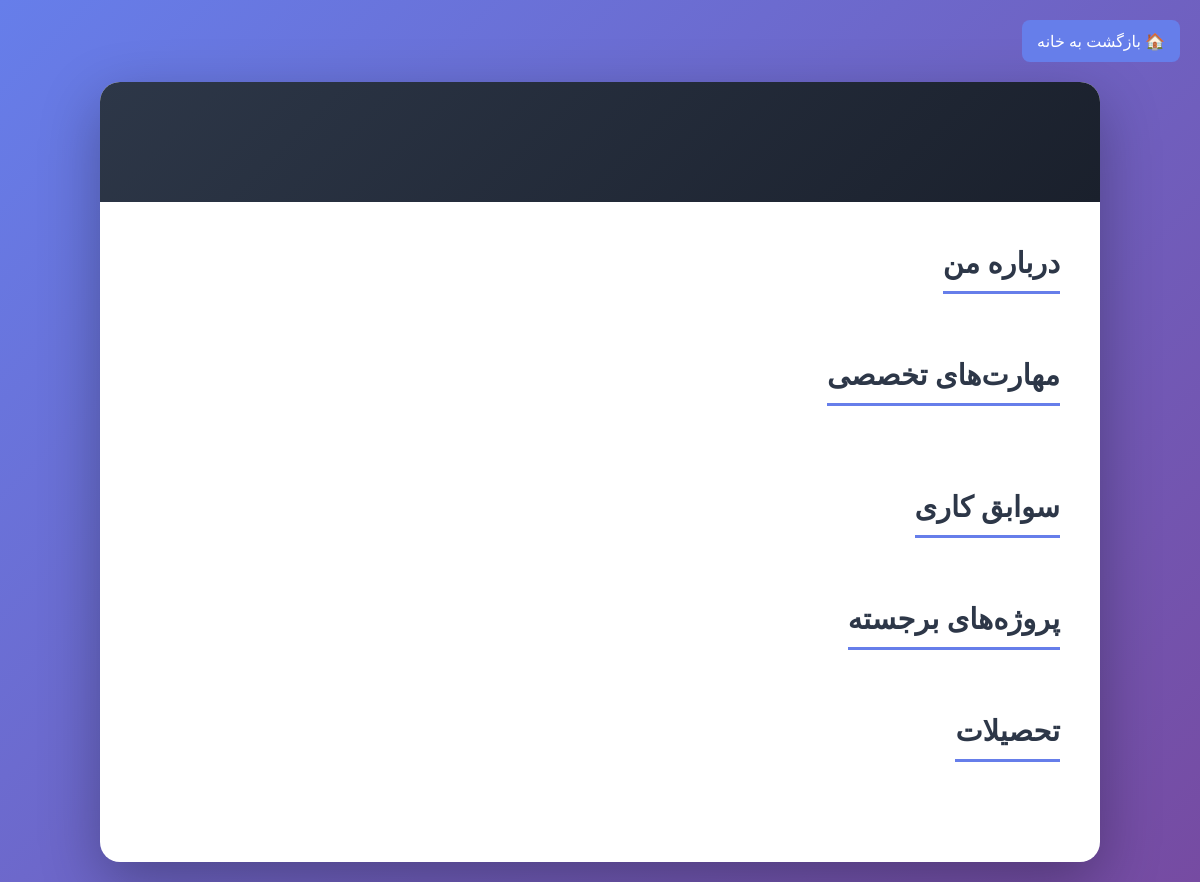
The page /resume/ on the database as committed earlier.
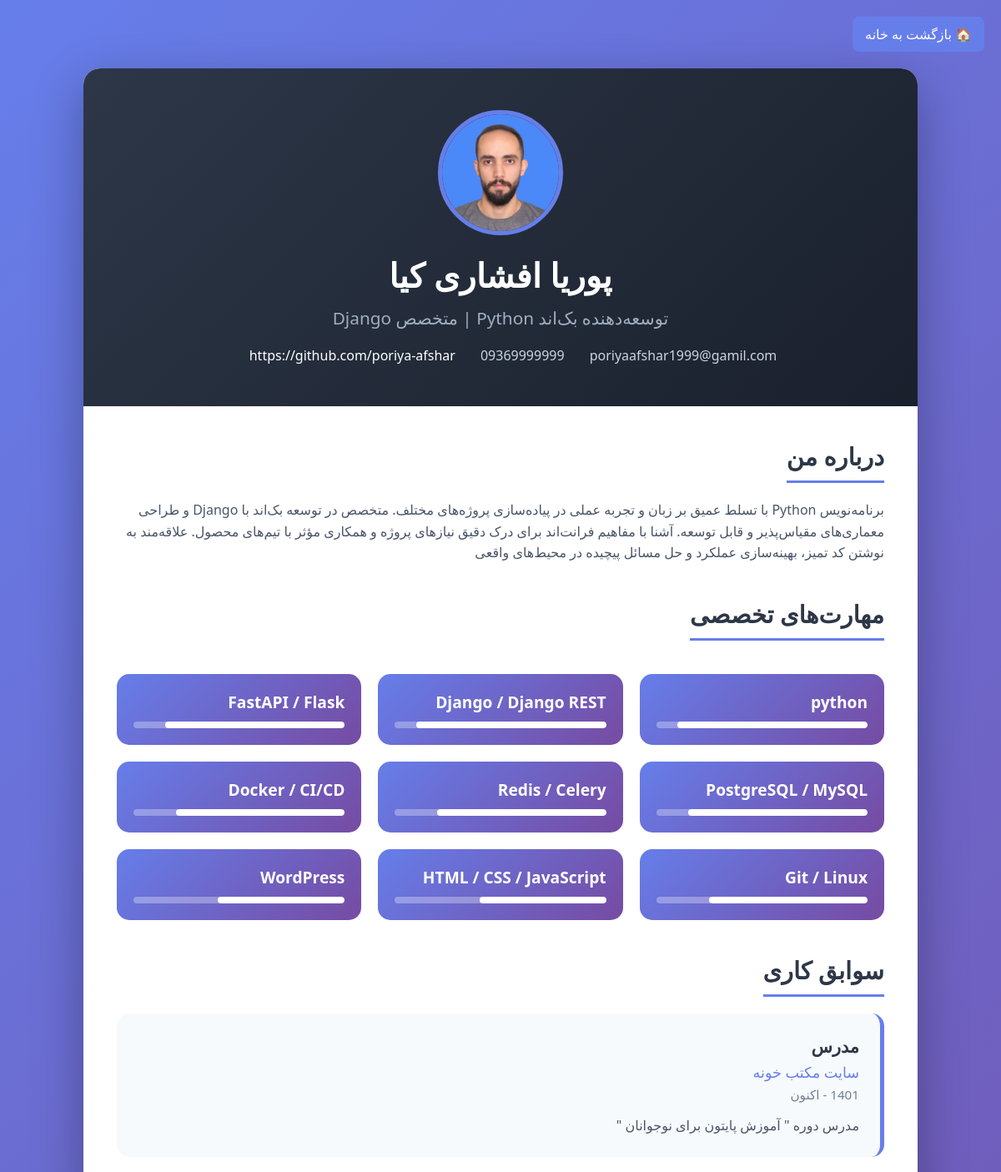
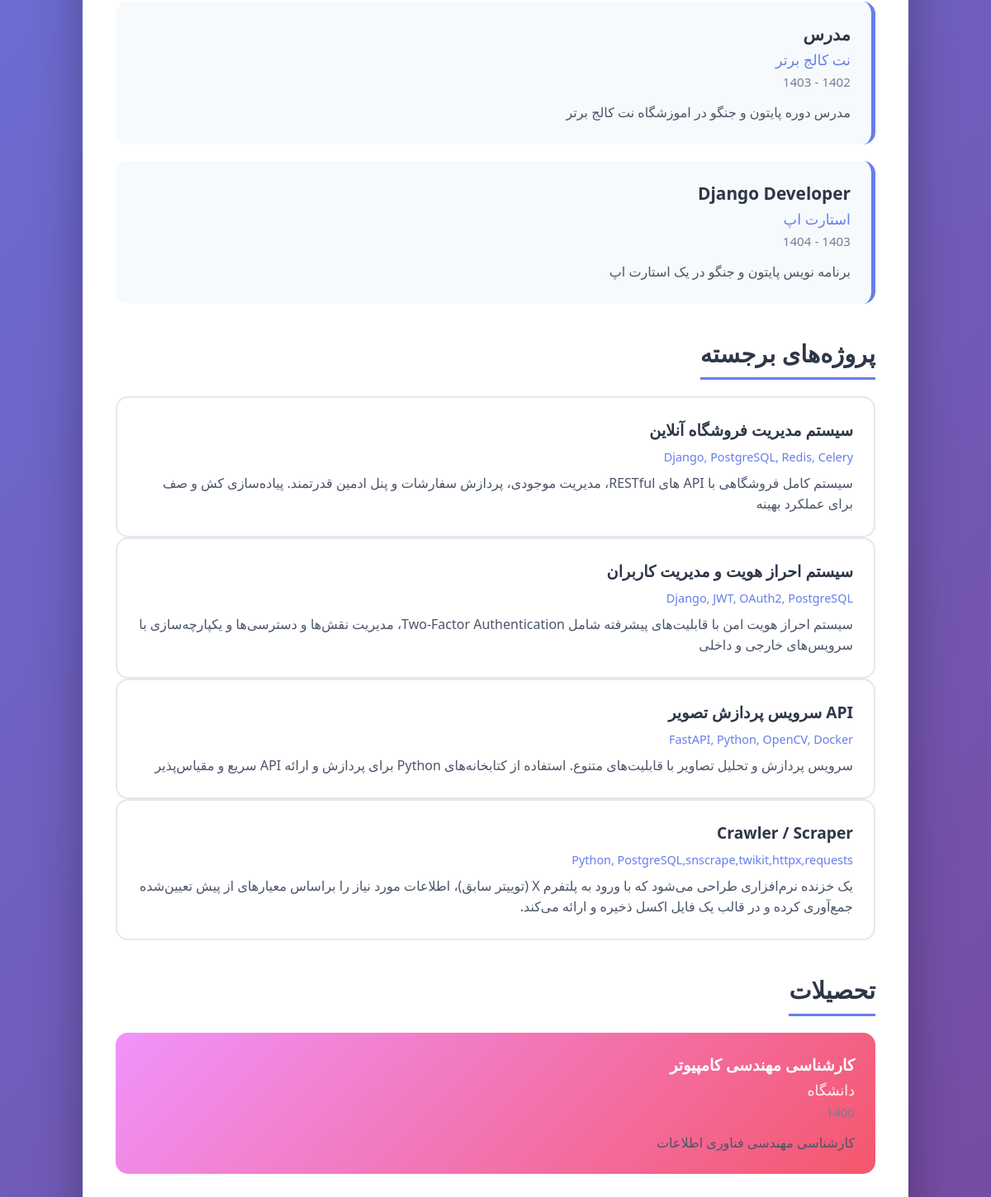
The same page on the database as committed later (2 pictures, top to bottom).
### my_resume/models.py (models this page shows, shortened)
class SiteInfo(models.Model):
    full_name = models.CharField(max_length=200, verbose_name="نام کامل")
    title = models.CharField(max_length=200, verbose_name="عنوان/تیتری کوتاه")
    email = models.EmailField(verbose_name="ایمیل")
    phone = models.CharField(max_length=50, verbose_name="تلفن")
    github = models.URLField(blank=True, verbose_name="GitHub")
    linkedin = models.URLField(blank=True, verbose_name="LinkedIn")
    about = models.TextField(blank=True, verbose_name="درباره من")
    profile_image = models.ImageField(upload_to="profile/", blank=True, null=True, verbose_name="عکس پروفایل")
    header_bg = models.CharField(max_length=200, blank=True, verbose_name="گرادیان هدر (اختیاری)")
    class Meta:
        verbose_name = "اطلاعات سایت"
        verbose_name_plural = "اطلاعات سایت"

class Skill(models.Model):
    name = models.CharField(max_length=100, verbose_name="نام مهارت")
    level = models.PositiveSmallIntegerField(default=50, verbose_name="درصد تسلط (0-100)")
    order = models.PositiveSmallIntegerField(default=0, verbose_name="ترتیب نمایش")
    class Meta:
        ordering = ['order']
        verbose_name = "مهارت"
        verbose_name_plural = "مهارت‌ها"

class Experience(models.Model):
    job_title = models.CharField(max_length=200, verbose_name="عنوان شغلی")
    company = models.CharField(max_length=200, verbose_name="شرکت")
    start_year = models.CharField(max_length=20, verbose_name="شروع (مثال: 1399)")
    end_year = models.CharField(max_length=20, verbose_name="پایان (یا اکنون)", blank=True)
    description = models.TextField(blank=True, verbose_name="توضیحات")
    order = models.PositiveSmallIntegerField(default=0, verbose_name="ترتیب نمایش")
    class Meta:
        ordering = ['order']
        verbose_name = "سوابق کاری"
        verbose_name_plural = "سوابق کاری"

class Project(models.Model):
    title = models.CharField(max_length=200, verbose_name="عنوان پروژه")
    tech = models.CharField(max_length=200, blank=True, verbose_name="تکنولوژی‌ها")
    description = models.TextField(blank=True, verbose_name="توضیحات")
    link = models.URLField(blank=True, verbose_name="لینک (اختیاری)")
    order = models.PositiveSmallIntegerField(default=0, verbose_name="ترتیب نمایش")
    class Meta:
        ordering = ['order']
        verbose_name = "پروژه"
        verbose_name_plural = "پروژه‌ها"

class Education(models.Model):
    degree = models.CharField(max_length=200, verbose_name="مدرک")
    university = models.CharField(max_length=200, verbose_name="موسسه/دانشگاه")
    duration = models.CharField(max_length=100, blank=True, verbose_name="بازه زمانی")
    description = models.TextField(blank=True, verbose_name="توضیحات")
    order = models.PositiveSmallIntegerField(default=0, verbose_name="ترتیب نمایش")
    class Meta:
        ordering = ['order']
        verbose_name = "تحصیلات"
        verbose_name_plural = "تحصیلات"

### my_web/views.py (the view)
# urls.py: path('resume/', views.resume, name='resume'),
def resume(request):
    site_info = SiteInfo.objects.first()
    skills = Skill.objects.all()
    experiences = Experience.objects.all()
    projects = Project.objects.all()
    educations = Education.objects.all()
    context = {
        'site': site_info,
        'skills': skills,
        'experiences': experiences,
        'projects': projects,
        'educations': educations,
    }
    return render(request, 'my_resume.html', context)

### templates/my_resume.html (shortened to what this page needs)
{% load static %}
<!DOCTYPE html>
<html lang="fa" dir="rtl">
<head>
    <link rel="stylesheet" href="{% static 'css/my_resume.css' %}?v=123">
</head>
<body>
    <a href="{% url 'home' %}" class="resume-container__back-home">🏠 بازگشت به خانه</a>
<div class="container">
    <div class="header">
        {% if site.profile_image %}
            <img src="{{ site.profile_image.url }}" alt="{{ site.full_name }}" class="profile-img">
        {% endif %}
        <h1 class="name">{{ site.full_name }}</h1>
        <p class="title">{{ site.title }}</p>
        <div class="contact-info">
            <div class="contact-item">
               {{ site.email }}
            </div>
            <div class="contact-item">
                {{ site.phone }}
            </div>
            <div class="contact-item">
                <a id="github" href="https://github.com/poriya-afshar" >{{ site.github }}</a>
            </div>
        </div>
    </div>
    <div class="content">
        <div class="section">
            <h2 class="section-title">درباره من</h2>
            <p class="description">
                {{ site.about }}
            </p>
        </div>
        <div class="section">
            <h2 class="section-title">مهارت‌های تخصصی</h2>
            <div class="skills-grid">
                {% for skill in skills %}
                    <div class="skill-card">
                        <div class="skill-name">{{ skill.name }}</div>
                        <div class="skill-bar">
                            <div class="skill-progress" style="width: {{ skill.level }}%">
                            </div>
                        </div>
                    </div>
                {% endfor %}
            </div>
        </div>
        <div class="section">
            <h2 class="section-title">سوابق کاری</h2>
            {% for exp in experiences %}
                <div class="experience-item">
                    <div class="job-title">{{ exp.job_title }}</div>
                    <div class="company">{{ exp.company }}</div>
                    <div class="duration">
                        {{ exp.start_year }} -
                        {% if exp.end_year %}{{ exp.end_year }}{% else %}اکنون{% endif %}
                    </div>
                    <p class="description">{{ exp.description }}</p>
                </div>
            {% endfor %}
        </div>
        <div class="section">
            <h2 class="section-title">پروژه‌های برجسته</h2>
            {% for  project  in projects %}
                <div class="project-card">
                    <div class="project-title">{{ project.title }}</div>
                    <div class="project-tech">{{ project.tech }}</div>
                    <p class="description">{{ project.description }}</p>
                </div>
            {% endfor %}
        </div>
        <div class="section">
            <h2 class="section-title">تحصیلات</h2>
            {% for edu in educations %}
                <div class="education-item">
                    <div class="degree">{{ edu.degree }}</div>
                    <div class="university">{{ edu.university }}</div>
                    <div class="duration">{{ edu.duration }}</div>
                    <p class="description">{{ edu.description }}</p>
                </div>
            {% endfor %}
        </div>
    </div>
</div>
</body>
</html>

### static/css/my_resume.css (style rules this page uses)
* { margin: 0; padding: 0; box-sizing: border-box; }
body { font-family: 'Segoe UI', Tahoma, Geneva, Verdana, sans-serif; background: linear-gradient(135deg, #667eea 0%, #764ba2 100%); min-height: 100vh; padding: 20px; }
.resume-container__back-home { display: inline-block; padding: 10px 15px; margin-bottom: 20px; background-color: #667eea; color: white; border-radius: 8px; text-decoration: none; transition: background 0.3s ease; }
.container { max-width: 1000px; margin: 0 auto; background: white; border-radius: 20px; box-shadow: 0 20px 60px rgba(0, 0, 0, 0.3); overflow: hidden; }
.header { background: linear-gradient(135deg, #2d3748 0%, #1a202c 100%); color: white; padding: 50px 40px; text-align: center; }
.profile-img { width: 150px; height: 150px; border-radius: 50%; border: 5px solid #667eea; margin-bottom: 20px; object-fit: cover; background: #4a5568; display: flex; align-items: center; justify-content: center; margin: 0 auto 20px; font-size: 60px; }
.name { font-size: 2.5em; margin-bottom: 10px; font-weight: bold; }
.title { font-size: 1.3em; color: #a0aec0; margin-bottom: 20px; }
.contact-info { display: flex; justify-content: center; gap: 30px; flex-wrap: wrap; margin-top: 20px; }
.contact-item { display: flex; align-items: center; gap: 8px; color: #cbd5e0; }
.content { padding: 40px; }
.section { margin-bottom: 40px; }
.section-title { font-size: 1.8em; color: #2d3748; margin-bottom: 20px; padding-bottom: 10px; border-bottom: 3px solid #667eea; display: inline-block; }
.skills-grid { display: grid; grid-template-columns: repeat(auto-fit, minmax(250px, 1fr)); gap: 20px; margin-top: 20px; }
.skill-card { background: linear-gradient(135deg, #667eea 0%, #764ba2 100%); padding: 20px; border-radius: 15px; color: white; transition: transform 0.3s ease; }
.skill-name { font-size: 1.2em; font-weight: bold; margin-bottom: 10px; }
.skill-bar { background: rgba(255, 255, 255, 0.3); height: 8px; border-radius: 10px; overflow: hidden; margin-top: 10px; }
.skill-progress { background: white; height: 100%; border-radius: 10px; transition: width 1s ease; }
.experience-item { background: #f7fafc; padding: 25px; border-radius: 15px; margin-bottom: 20px; border-right: 5px solid #667eea; }
.job-title { font-size: 1.3em; color: #2d3748; font-weight: bold; margin-bottom: 5px; }
.company { color: #667eea; font-size: 1.1em; margin-bottom: 5px; }
.duration { color: #718096; margin-bottom: 15px; font-size: 0.95em; }
.description { color: #4a5568; line-height: 1.6; }
.project-card { background: white; border: 2px solid #e2e8f0; padding: 25px; border-radius: 15px; transition: all 0.3s ease; }
.project-title { font-size: 1.2em; color: #2d3748; font-weight: bold; margin-bottom: 10px; }
.project-tech { color: #667eea; font-size: 0.9em; margin-bottom: 10px; }
.education-item { background: linear-gradient(135deg, #f093fb 0%, #f5576c 100%); color: white; padding: 25px; border-radius: 15px; margin-bottom: 15px; }
.degree { font-size: 1.2em; font-weight: bold; margin-bottom: 5px; }
.university { font-size: 1.1em; margin-bottom: 5px; opacity: 0.9; }
#github { color: white; text-decoration: none; transition: color 0.3s ease; }

Rows that differ between the two databases and show on the page:
added SiteInfo: profile_image (picture), full_name "پوریا افشاری کیا", title "توسعه‌دهنده بک‌اند Python | متخصص Django", email "poriyaafshar1999@gamil.com", phone "09369999999", github "https://github.com/poriya-afshar", about "برنامه‌نویس Python با تسلط عمیق بر زبان و تجربه عملی در پیاده‌سازی پروژه‌های مختلف. متخصص در توسعه بک‌اند با Django و طراحی معماری‌های مقیاس‌پذیر و قابل توسعه. آشنا با مفاهیم فرانت‌اند برای درک دقیق نیازهای پروژه و همکاری مؤثر با تیم‌های محصول. علاقه‌مند به نوشتن کد تمیز، بهینه‌سازی عملکرد و حل مسائل پیچیده در محیط‌های واقعی"
added Skill: name "python", {{ skill.level }} 90 (drawn)
added Skill: name "Django / Django REST", {{ skill.level }} 90 (drawn)
added Skill: name "FastAPI / Flask", {{ skill.level }} 85 (drawn)
added Skill: name "PostgreSQL / MySQL", {{ skill.level }} 85 (drawn)
added Skill: name "Redis / Celery", {{ skill.level }} 80 (drawn)
added Skill: name "Docker / CI/CD", {{ skill.level }} 80 (drawn)
added Skill: name "Git / Linux", {{ skill.level }} 75 (drawn)
added Skill: name "HTML / CSS / JavaScript", {{ skill.level }} 60 (drawn)
added Skill: name "WordPress", {{ skill.level }} 60 (drawn)
added Experience: job_title "مدرس", company "سایت مکتب خونه", end_year "اکنون", description "مدرس دوره \" آموزش پایتون برای نوجوانان \""
added Experience: job_title "مدرس", company "نت کالج برتر", end_year "1403", description "مدرس دوره پایتون و جنگو در اموزشگاه نت کالج برتر"
added Experience: job_title "Django Developer", company "استارت اپ", end_year "1404", description "برنامه نویس پایتون و جنگو در یک استارت اپ"
added Project: title "سیستم مدیریت فروشگاه آنلاین", tech "Django, PostgreSQL, Redis, Celery", description "سیستم کامل فروشگاهی با API های RESTful، مدیریت موجودی، پردازش سفارشات و پنل ادمین قدرتمند. پیاده‌سازی کش و صف برای عملکرد بهینه"
added Project: title "سیستم احراز هویت و مدیریت کاربران", tech "Django, JWT, OAuth2, PostgreSQL", description "سیستم احراز هویت امن با قابلیت‌های پیشرفته شامل Two-Factor Authentication، مدیریت نقش‌ها و دسترسی‌ها و یکپارچه‌سازی با سرویس‌های خارجی و داخلی"
added Project: title "API سرویس پردازش تصویر", tech "FastAPI, Python, OpenCV, Docker", description "سرویس پردازش و تحلیل تصاویر با قابلیت‌های متنوع. استفاده از کتابخانه‌های Python برای پردازش و ارائه API سریع و مقیاس‌پذیر"
added Project: title "Crawler / Scraper", tech "Python, PostgreSQL,snscrape,twikit,httpx,requests", description "یک خزنده نرم‌افزاری طراحی می‌شود که با ورود به پلتفرم X (توییتر سابق)، اطلاعات مورد نیاز را براساس معیارهای از پیش تعیین‌شده جمع‌آوری کرده و در قالب یک فایل اکسل ذخیره و ارائه می‌کند."
added Education: degree "کارشناسی مهندسی کامپیوتر", university "دانشگاه", description "کارشناسی مهندسی فناوری اطلاعات"
